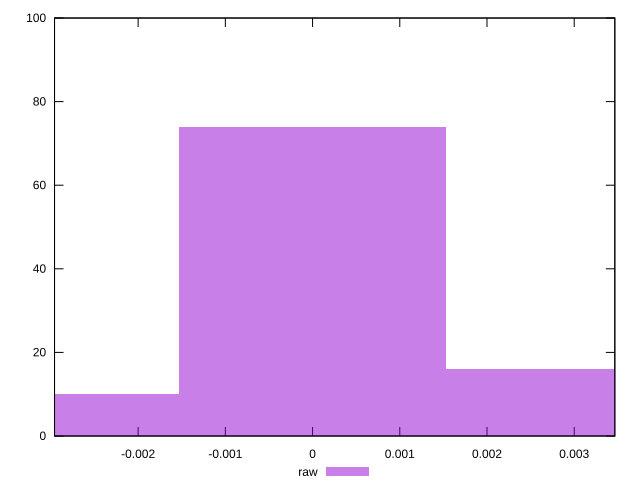

This chart was generated by the following gnuplot code:
reset

$raw <<EOF
0 74
0.003069651319493746 16
-0.003069651319493746 10
EOF

set key outside below
set boxwidth 0.003069651319493746
set xrange [-0.0029585035027518062:0.0034656110941730374]
set yrange [0:100]
set trange [0:100]
set style fill transparent solid 0.5 noborder
set terminal svg size 640, 490 enhanced background rgb 'white'
set output "report_00015_2021-02-09T16-11-33.973Z/meta/pScore-difference/samples/pages+cached+noadtech+nomedia/raw/histogram.svg"

plot $raw title "raw" with boxes

reset
